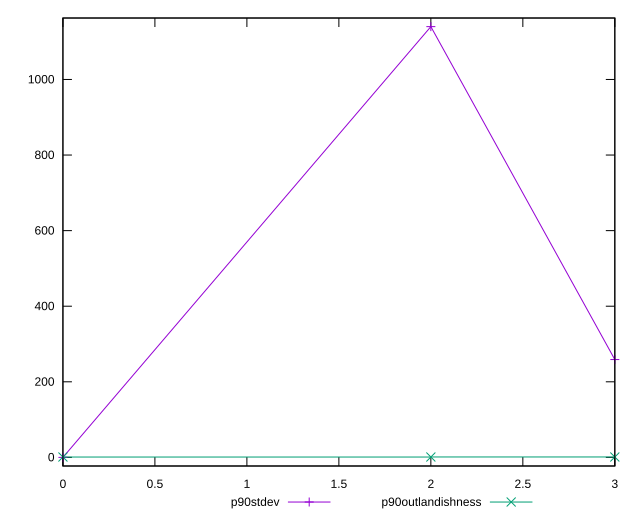

Generate this figure with gnuplot:
reset

$p90Stdev <<EOF
0 0
2 1139.8014561627574
3 258.86228276325824
EOF

$p90Outlandishness <<EOF
0 1
2 1.0083020894474837
3 1.0361757232585318
EOF

set key outside below
set xrange [0:3]
set yrange [-22.79602912325515:1162.5974852860124]
set trange [-22.79602912325515:1162.5974852860124]
set terminal svg size 640, 520 enhanced background rgb 'white'
set output "reports/report_00033_2021-03-01T14-23-16.841Z/speed-index/progression/stddev.svg"

plot $p90Stdev title "p90stdev" with linespoints, \
     $p90Outlandishness title "p90outlandishness" with linespoints

reset
